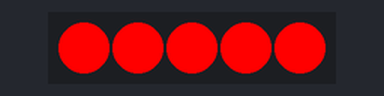
Simulated run of this sketch. Board: Arduino Uno, built with avr-gcc and run on an emulated ATmega328P. Shown: 5 RGB LEDs in strip order, left to right. Dim RGB values are drawn brighter than linear.

Above: at 0.1 s.
At 1.1 s:
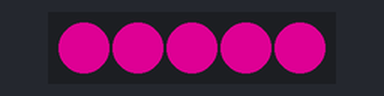
At 2.1 s:
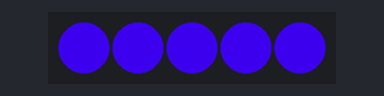
Timing chart, 0 to 40.0 s (numbered marks = the images above):
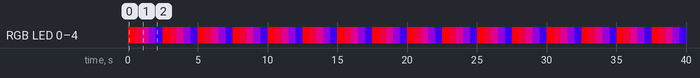

Measured:
- by itself, RGB LED 0–4: repeats every 2.5 s: RGB(204, 0, 51) 0.50 s, RGB(153, 0, 102) 0.50 s, RGB(102, 0, 153) 0.50 s, RGB(51, 0, 204) 0.50 s, RGB(255, 0, 0) 0.50 s
- by itself, everything shown: repeats every 2.5 s, in 5 steps

The sketch:

fastled_4.ino
```cpp
#include <FastLED.h>

// 颜色循环变化

#define LED_PIN 5 // Replace with the pin number you used for DATA connection
#define NUM_LEDS 5 // Replace with the number of LEDs in your strip
#define GRADIENT_DELAY 500 // Delay between gradient color changes (in milliseconds)
#define MOVEMENT_DELAY 500 // Delay between LED movements (in milliseconds)
CRGB leds[NUM_LEDS];

void setup() {

  FastLED.addLeds<WS2811, LED_PIN, GRB>(leds, NUM_LEDS);
}

void loop() {

  // Set the initial color gradient
  CRGB startColor = CRGB::Red;
  CRGB endColor = CRGB::Blue;

  // Calculate color step values
  int colorStepsR = (endColor.r - startColor.r) / NUM_LEDS;
  int colorStepsG = (endColor.g - startColor.g) / NUM_LEDS;
  int colorStepsB = (endColor.b - startColor.b) / NUM_LEDS;

  // Move the gradient effect across the LED strip
  for (int i = 0; i < NUM_LEDS; i++) {

    CRGB gradientColor = CRGB(startColor.r + (colorStepsR * i),
    startColor.g + (colorStepsG * i),
    startColor.b + (colorStepsB * i));
    // Shift the gradient by moving the LEDs

    for (int j = 0; j < NUM_LEDS; j++) {

      int index = (i + j) % NUM_LEDS;
      leds[index] = gradientColor;
    }

    FastLED.show(); // Update the LED strip
    delay(MOVEMENT_DELAY); // Delay between LED movements
  }

  // Shift the colors for the next frame
  startColor = endColor;
  endColor = CRGB::Green;
}
```
